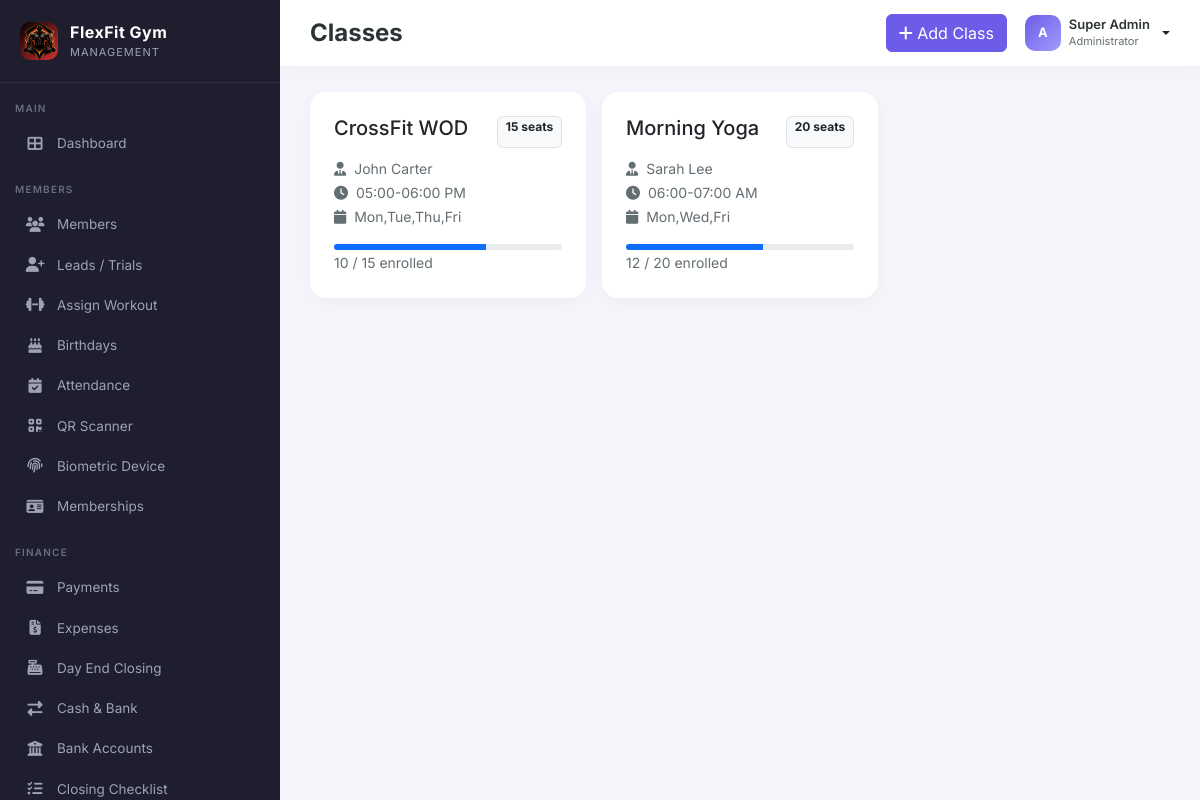
The page /admin/classes.php (signed in) on the database its author committed.
### tables this page shows
CREATE TABLE IF NOT EXISTS classes (
    id INT AUTO_INCREMENT PRIMARY KEY,
    name VARCHAR(150) NOT NULL,
    trainer_id INT,
    time_slot VARCHAR(50),
    days VARCHAR(100),
    capacity INT,
    enrolled INT DEFAULT 0,
    created_at TIMESTAMP DEFAULT CURRENT_TIMESTAMP
);

CREATE TABLE IF NOT EXISTS trainers (
    id INT AUTO_INCREMENT PRIMARY KEY,
    name VARCHAR(150) NOT NULL,
    phone VARCHAR(20),
    email VARCHAR(150),
    specialization VARCHAR(100),
    experience INT,
    salary DECIMAL(10,2),
    status ENUM('active','inactive') DEFAULT 'active',
    photo VARCHAR(255),
    created_at TIMESTAMP DEFAULT CURRENT_TIMESTAMP
);

### admin/classes.php (the view, shortened to what this page needs)
<?php
require_once '../includes/header.php';
require_once '../includes/sidebar.php';
$stmt = $pdo->query("
    SELECT
        c.*,
        t.name AS trainer_name
    FROM classes c
    LEFT JOIN trainers t
        ON c.trainer_id = t.id
    ORDER BY c.id DESC
");
$classes = $stmt->fetchAll(PDO::FETCH_ASSOC);
?>
<div class="main-content">
    <div class="topbar">
        <div class="d-flex gap-3 align-items-center">
            <h4>Classes</h4>
        </div>
        <div class="topbar-actions">
            <button class="btn btn-primary" data-bs-toggle="modal" data-bs-target="#addModal">
                <i class="fas fa-plus"></i> Add Class
            </button>
            <div class="dropdown">
                <a href="#" class="d-flex align-items-center gap-2 text-decoration-none dropdown-toggle" data-bs-toggle="dropdown" aria-expanded="false" style="color:inherit;">
                    <div class="avatar" style="background:linear-gradient(135deg,#6c5ce7,#a29bfe); color:white;"><?= strtoupper(substr($_SESSION['username'] ?? 'A',0,1)) ?></div>
                    <div class="d-none d-md-block text-start" style="line-height:1.1;">
                        <div style="font-size:13px; font-weight:600;color:#2d3436;"><?= $_SESSION['full_name'] ?? 'Admin' ?></div>
                        <small style="font-size:11px; color:#636e72;">Administrator</small>
                    </div>
                </a>
            </div>
        </div>
    </div>
    <div class="content-wrapper">
        <div class="row g-3">
            <?php foreach ($classes as $c) { ?>
                <div class="col-md-4">
                    <div class="card-modern p-4">
                        <div class="d-flex justify-content-between">
                            <h5>
                                <?= $c['name'] ?>
                            </h5>
                            <span class="badge bg-light text-dark border">
                                <?= $c['capacity'] ?> seats
                            </span>
                        </div>
                        <div class="mt-2">
                            <small style="color:#636e72;">
                                <i class="fas fa-user-tie me-1"></i>
                                <?= $c['trainer_name'] ?? 'No Trainer' ?>
                            </small>
                            <br>
                            <small style="color:#636e72;">
                                <i class="fas fa-clock me-1"></i>
                                <?= $c['time_slot'] ?>
                            </small>
                            <br>
                            <small style="color:#636e72;">
                                <i class="fas fa-calendar me-1"></i>
                                <?= $c['days'] ?>
                            </small>
                        </div>
                        <div class="mt-3">
                            <div class="progress" style="height:6px;">
                                <div class="progress-bar bg-primary" style="width:<?php if ($c['capacity']) { echo ($c['enrolled'] / $c['capacity'] * 100); } else { echo 0; } ?>%;"></div>
                            </div>
                            <small style="color:#636e72;">
                                <?= $c['enrolled'] ?>
                                /
                                <?= $c['capacity'] ?>
                                enrolled
                            </small>
                        </div>
                    </div>
                </div>
            <?php } ?>
        </div>
    </div>
</div>
<?php require_once '../includes/footer.php'; ?>

### assets/css/style.css (style rules this page uses)
:root { --sidebar-width: 280px; --primary: #6c5ce7; --primary-dark: #5a4bd1; --secondary: #a29bfe; --dark: #2d3436; --light: #f8f9fc; --success: #00b894; --warning: #fdcb6e; --danger: #d63031; }
* { font-family: 'Inter', sans-serif; }
body { background: #f4f6fb; overflow-x: hidden; }
.main-content { margin-left: var(--sidebar-width); min-height: 100vh; transition: all .3s; }
.topbar { background: #fff; padding: 14px 30px; display: flex; align-items: center; justify-content: space-between; box-shadow: 0 2px 20px rgba(0,0,0,.04); position: sticky; top: 0; z-index: 900; }
.topbar h4 { margin: 0; font-weight: 700; color: var(--dark); }
.topbar-actions { display: flex; align-items: center; gap: 18px; }
.content-wrapper { padding: 26px 30px; }
.card-modern { background: #fff; border-radius: 16px; border: none; box-shadow: 0 4px 20px rgba(0,0,0,.04); }
.btn-primary { background: var(--primary); border-color: var(--primary); }
.avatar { width: 36px; height: 36px; border-radius: 10px; object-fit: cover; background: #dfe6e9; display: inline-flex; align-items: center; justify-content: center; font-weight: 700; font-size: 13px; color: #636e72; }

### rows shown on the page
classes: name "CrossFit WOD", capacity "15", trainer.name "John Carter", time_slot "05:00-06:00 PM", days "Mon,Tue,Thu,Fri", enrolled "10"
classes: name "Morning Yoga", capacity "20", trainer.name "Sarah Lee", time_slot "06:00-07:00 AM", days "Mon,Wed,Fri", enrolled "12"

### other values the page prints
getSetting('gym_name', 'FlexFit Gym') "FlexFit Gym"
substr($_SESSION['username'] ?? 'A',0,1) "A"
$_SESSION['full_name'] "Super Admin"
